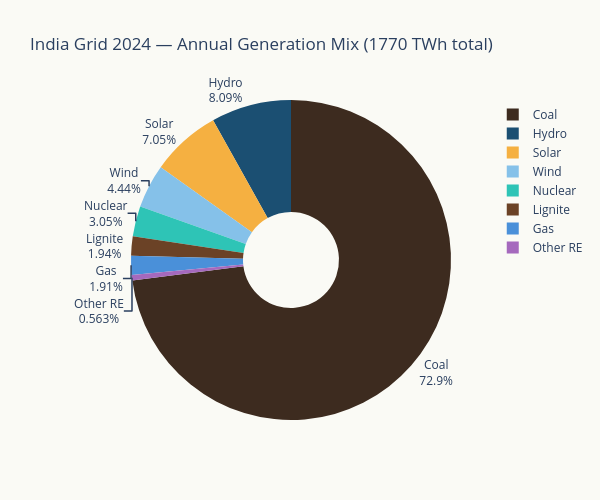

Notebook code cell kept with this figure:
### Markdown cell above
## 5. The Pie — Annual Generation Share

### Code cell
annual = df24[fuel_cols].sum()

fig = go.Figure(go.Pie(
    labels=fuel_labels,
    values=annual.values,
    marker_colors=[palette[c] for c in fuel_cols],
    textinfo='label+percent',
    textposition='outside',
    hovertemplate='%{label}: %{value:.0f} GWh (%{percent})<extra></extra>',
    hole=0.3,
))

fig.update_layout(
    title=f'India Grid 2024 — Annual Generation Mix ({annual.sum()/1000:.0f} TWh total)',
    height=500, width=600,
    plot_bgcolor='#FAFAF5', paper_bgcolor='#FAFAF5',
)
fig.show()

### Figure 1 — Plotly figure (JSON) as saved in the notebook; plotly's stock layout.template omitted (floating-point values rounded to 4 significant figures)
{"data": [{"hole": 0.3, "hovertemplate": "%{label}: %{value:.0f} GWh (%{percent})<extra></extra>", "labels": ["Coal", "Lignite", "Gas", "Nuclear", "Hydro", "Wind", "Solar", "Other RE"], "marker": {"colors": ["#3D2B1F", "#6B4226", "#4A90D9", "#2EC4B6", "#1B4F72", "#85C1E9", "#F5B041", "#A569BD"]}, "textinfo": "label+percent", "textposition": "outside", "type": "pie", "values": [1292000.0, 34350.0, 33860.0, 54050.0, 143300.0, 78580.0, 124900.0, 9964.0]}], "layout": {"height": 500, "paper_bgcolor": "#FAFAF5", "plot_bgcolor": "#FAFAF5", "title": {"text": "India Grid 2024 — Annual Generation Mix (1770 TWh total)"}, "width": 600}}
